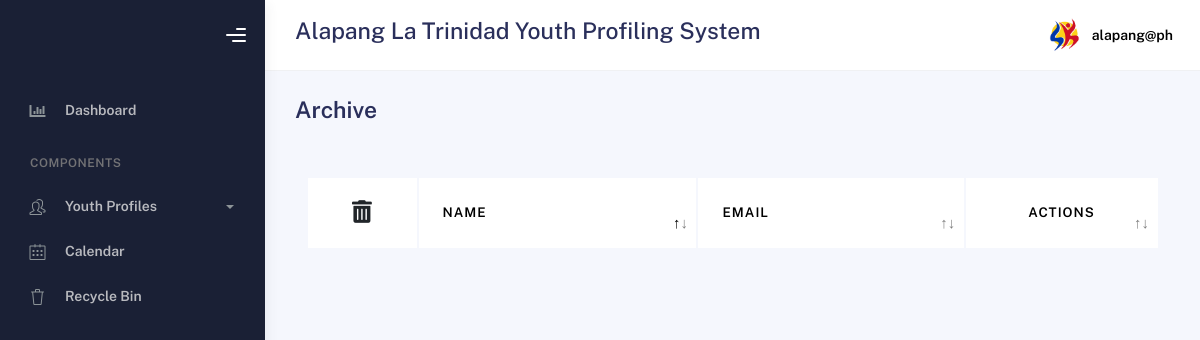
Before: /user/archive.php (signed in) with the older database file.
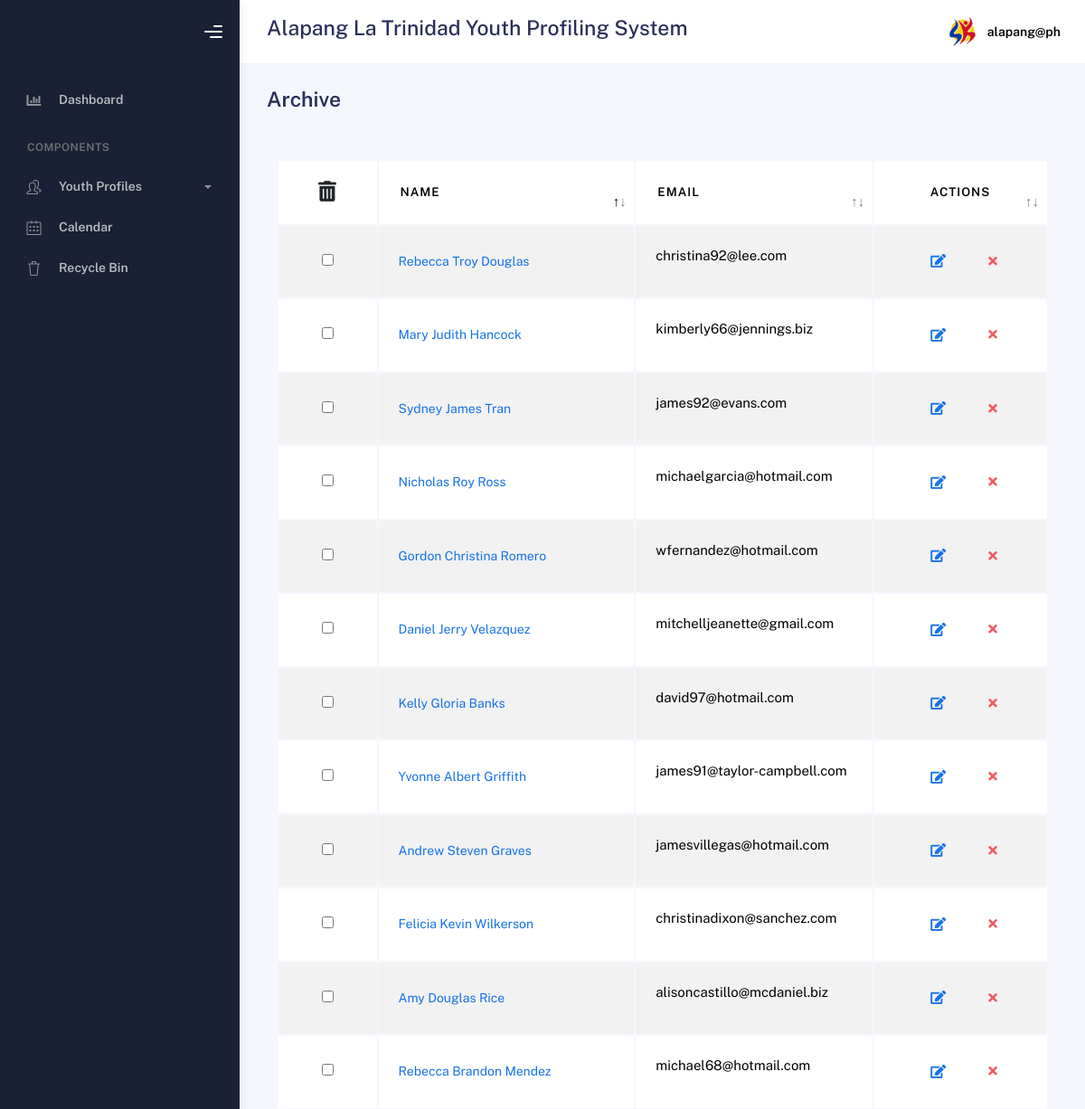
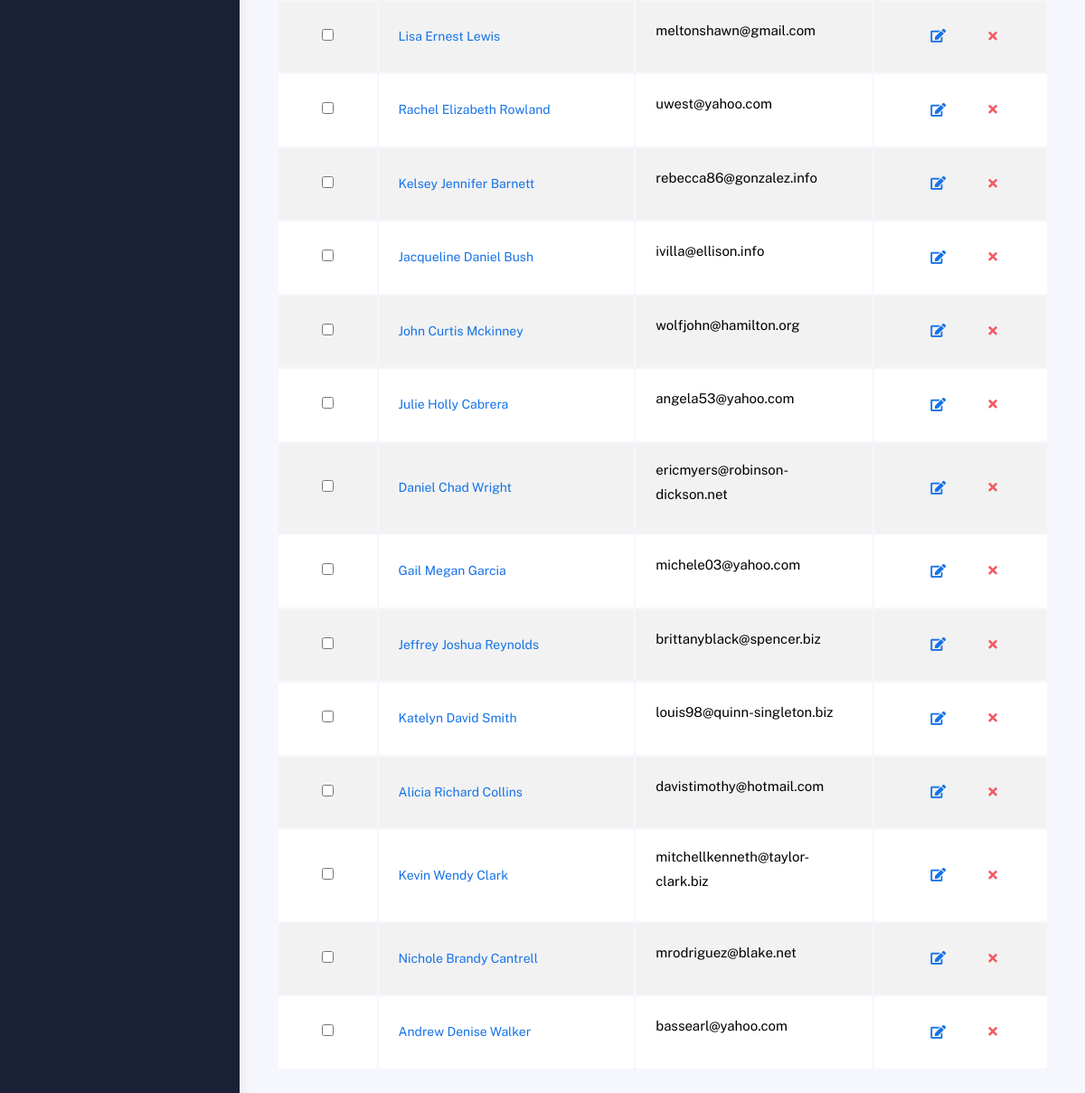
After: the same page with the newer database file (2 pictures, top to bottom).
### tables this page shows
CREATE TABLE `barangay` (
  `ID` int(11) NOT NULL,
  `Brngy` varchar(50) NOT NULL,
  `Code` varchar(2) NOT NULL
);

CREATE TABLE `profiles_archive` (
  `id` int(11) NOT NULL,
  `lname` varchar(100) DEFAULT NULL,
  `fname` varchar(100) DEFAULT NULL,
  `mname` varchar(100) DEFAULT NULL,
  `suffix` varchar(20) DEFAULT NULL,
  `region` varchar(100) DEFAULT NULL,
  `province` varchar(100) DEFAULT NULL,
  `municipality` varchar(100) DEFAULT NULL,
  `barangay` varchar(100) DEFAULT NULL,
  `sitio` varchar(50) DEFAULT NULL,
  `purok` varchar(100) DEFAULT NULL,
  `house_number` varchar(50) DEFAULT NULL,
  `sex` varchar(10) DEFAULT NULL,
  `age` int(11) DEFAULT NULL,
  `youth_with_needs` varchar(100) DEFAULT NULL,
  `email` varchar(100) DEFAULT NULL,
  `birth_month` varchar(20) DEFAULT NULL,
  `birth_day` varchar(20) DEFAULT NULL,
  `birth_year` varchar(20) DEFAULT NULL,
  `contactnumber` varchar(20) DEFAULT NULL,
  `civil_status` varchar(20) DEFAULT NULL,
  `youth_classification` varchar(100) DEFAULT NULL,
  `age_group` varchar(50) DEFAULT NULL,
  `work_status` varchar(50) DEFAULT NULL,
  `educational_background` varchar(50) DEFAULT NULL,
  `register_sk_voter` varchar(50) DEFAULT NULL,
  `voted_last_election` varchar(3) DEFAULT NULL,
  `national_voter` varchar(100) DEFAULT NULL,
  `attended_kk` varchar(3) DEFAULT NULL,
  `times_attended_kk` int(11) DEFAULT NULL,
  `no_why` varchar(100) DEFAULT NULL,
  `barangay_code` varchar(50) DEFAULT NULL
);

### user/archive.php (the view, shortened to what this page needs)
<?php
include ("../connection/conne.php");
if (isset($_SESSION['role'])) {
    $barangay_code = $_SESSION['code'];
} else {
    echo "Role information not found. Please contact administrator.";
    exit();
}
$fetch_profiles = "SELECT * FROM profiles_archive WHERE barangay_code = '$barangay_code'";
$result = mysqli_query($conn, $fetch_profiles);
$barangay_code = "";
$code = $_SESSION['code'];
$fetch_barangay = "SELECT * FROM barangay WHERE CODE = '$code' ";
$fetch_barangay_result = mysqli_query($conn, $fetch_barangay);
while ($row = mysqli_fetch_assoc($fetch_barangay_result)) {
    $barangay_code = $row['Brngy'];
}
?>
<!DOCTYPE html>
<html lang="en">
<head>
    <link rel="stylesheet" href="../bootstrap/assets/css/bootstrap.min.css" />
    <link rel="stylesheet" href="../bootstrap/assets/css/plugins.min.css" />
    <link rel="stylesheet" href="../bootstrap/assets/css/kaiadmin.min.css" />
</head>
<body>
    <div class="wrapper">
        <div class="sidebar" data-background-color="dark">
            <div class="sidebar-logo">
                <div class="logo-header" data-background-color="dark">
                    <div class="nav-toggle">
                        <button class="btn btn-toggle toggle-sidebar">
                            <i class="gg-menu-right"></i>
                        </button>
                    </div>
                </div>
            </div>
            <div class="sidebar-wrapper scrollbar scrollbar-inner">
                <div class="sidebar-content">
                    <ul class="nav nav-secondary">
                        <li class="nav-item">
                            <a href="homepage.php" aria-expanded="false">
                                <i class="fas fa-chart-bar"></i>
                                <p>Dashboard</p>
                            </a>
                        </li>
                        <li class="nav-section">
                            <h4 class="text-section">Components</h4>
                        </li>
                        <li class="nav-item">
                            <a data-bs-toggle="collapse" href="#tables">
                                <i class="fas icon-people"></i>
                                <p>Youth Profiles</p>
                                <span class="caret"></span>
                            </a>
                        </li>
                        <li class="nav-item">
                        <li class="nav-item">
                            <a href="calendar.php">
                                <i class="fas icon-calendar"></i>
                                <p>Calendar</p>
                            </a>
                        </li>
                        <li class="nav-item">
                            <a href="recycle.php">
                                <i class="fas icon-trash"></i>
                                <p>Recycle Bin</p>
                            </a>
                        </li>
                    </ul>
                </div>
            </div>
        </div>
        <div class="main-panel">
            <div class="main-header">
                <nav class="navbar navbar-header navbar-header-transparent navbar-expand-lg border-bottom">
                    <div class="container-fluid">
                        <h3><?php echo $barangay_code; ?> La Trinidad Youth Profiling System</h3>
                        <ul class="navbar-nav topbar-nav ms-md-auto align-items-center">
                            <li class="nav-item topbar-user dropdown hidden-caret">
                                <a class="dropdown-toggle profile-pic" data-bs-toggle="dropdown" aria-expanded="false">
                                    <div class="avatar-sm">
                                        <img src="../bootstrap/assets/img/profile.jpg" alt="..."
                                            class="avatar-img rounded-circle" />
                                    </div>
                                    <span class="profile-username">
                                        <span class="fw-bold"><?php echo $_SESSION['email']; ?></span>
                                    </span>
                                </a>
                            </li>
                        </ul>
                    </div>
                </nav>
            </div>
            <div class="container">
                <div class="page-inner">
                    <div class="page-header">
                        <h3 class="fw-bold mb-3">Archive</h3>
                    </div>
                    <div class="card-body">
                        <div class="table-responsive">
                            <div id="basic-datatables_wrapper" class="dataTables_wrapper container-fluid dt-bootstrap4">
                                <div class="row">
                                    <div class="col-sm-12">
                                        <table id="basic-datatables"
                                            class="display table table-striped table-hover dataTable" role="grid"
                                            aria-describedby="basic-datatables_info">
                                            <thead>
                                                <tr role="row">
                                                    <th tabindex="0" aria-controls="basic-datatables" rowspan="1"
                                                        colspan="1" style="width: 30.516px;">
                                                        <center><button type="button" class="btn btn-default"
                                                                data-bs-toggle="tooltip" title="Delete Selected"
                                                                onclick="showDeleteConfirmationMultiple(event);">
                                                                <i style="font-size: 17pt" class="fa fa-trash-alt"></i>
                                                            </button></center>
                                                    </th>
                                                    <th class="sorting_asc" tabindex="0"
                                                        aria-controls="basic-datatables" rowspan="1" colspan="1"
                                                        aria-sort="ascending"
                                                        aria-label="Name: activate to sort column descending"
                                                        style="width: 365.516px;">Name</th>
                                                    <th class="sorting" tabindex="0" aria-controls="basic-datatables"
                                                        rowspan="1" colspan="1"
                                                        aria-label="Position: activate to sort column ascending"
                                                        style="width: 341.766px;">Email</th>
                                                    <th class="sorting" tabindex="0" aria-controls="basic-datatables"
                                                        rowspan="1" colspan="1"
                                                        aria-label="Office: activate to sort column ascending"
                                                        style="width: 200.266px;">
                                                        <center>Actions</center>
                                                    </th>
                                                </tr>
                                            </thead>
                                            <tbody>
                                                <?php while ($row = mysqli_fetch_assoc($result)) { ?>
                                                    <tr>
                                                        <td>
                                                            <center><input type="checkbox" name="selectedProfiles[]"
                                                            value="<?= $row['id']; ?>"></center>
                                                        </td>
                                                        <td><a href="#" class="profileNameLink" data-id="<?= $row['id']; ?>"
                                                            data-fullname="<?= $row['fname'] . ' ' . $row['mname'] . ' ' . $row['lname']; ?>"
                                                            data-address="<?= $row['house_number'] . ', ' . $row['purok'] . ', ' . $row['sitio'] . ', ' . $row['barangay'] . ', ' . $row['municipality'] . ', ' . $row['province'] . ', ' . $row['region']; ?>"
                                                            data-sex="<?= $row['sex']; ?>"
                                                            data-age="<?= $row['age']; ?>"
                                                            data-email="<?= $row['email']; ?>"
                                                            data-birthday="<?= $row['birth_month'] . '/' . $row['birth_day'] . '/' . $row['birth_year']; ?>"
                                                            data-youth_with_needs="<?= $row['youth_with_needs']; ?>"
                                                            data-email="<?= $row['email']; ?>"
                                                            data-contact_number="<?= $row['contactnumber']; ?>"
                                                            data-civil_status="<?= $row['civil_status']; ?>"
                                                            data-age_group="<?= $row['age_group']; ?>"
                                                            data-educational_background="<?= $row['educational_background']; ?>"
                                                            data-youth_classification="<?= $row['youth_classification']; ?>"
                                                            data-work_status="<?= $row['work_status']; ?>"
                                                            data-national_voter="<?= $row['national_voter']; ?>"
                                                            data-register_sk_voter="<?= $row['register_sk_voter']; ?>"
                                                            data-voted_last_election="<?= $row['voted_last_election']; ?>"
                                                            data-times_attended="<?= $row['times_attended_kk']; ?>"
                                                            data-reason="<?= $row['no_why']; ?>"
                                                            data-bs-toggle="modal"
                                                            data-bs-target="#modal-default"><?= $row['fname'] . ' ' . $row['mname'] . ' ' . $row['lname']; ?></a>
                                                        </td>
                                                        <td>
                                                            <p style="text-transform:lowercase"><?= $row['email']; ?></p>
                                                        </td>
                                                        <td>
                                                            <center><a href="update_archive.php?id=<?= $row['id']; ?>"
                                                                class="btn btn-link btn-primary btn-lg"><i
                                                                    class="fa fa-edit"></i></a><a href="#"
                                                                class="btn btn-link btn-danger"
                                                                onclick="showDeleteConfirmation(event, <?= htmlspecialchars($row['id']); ?>);"><i
                                                                class="fa fa-times"></i></a></center>
                                                        </td>
                                                    </tr>
                                                <?php } ?>
                                            </tbody>
                                        </table>
                                    </div>
                                </div>
                            </div>
                        </div>
                    </div>
                </div>
            </div>
        </div>
    </div>
</body>
</html>

Changed rows visible on the page:
added profiles_archive: fname "Rebecca", mname "Troy", lname "Douglas", email "christina92@lee.com"
added profiles_archive: fname "Mary", mname "Judith", lname "Hancock", email "kimberly66@jennings.biz"
added profiles_archive: fname "Sydney", mname "James", lname "Tran", email "james92@evans.com"
added profiles_archive: fname "Nicholas", mname "Roy", lname "Ross", email "michaelgarcia@hotmail.com"
added profiles_archive: fname "Gordon", mname "Christina", lname "Romero", email "wfernandez@hotmail.com"
added profiles_archive: fname "Daniel", mname "Jerry", lname "Velazquez", email "mitchelljeanette@gmail.com"
added profiles_archive: fname "Kelly", mname "Gloria", lname "Banks", email "david97@hotmail.com"
added profiles_archive: fname "Yvonne", mname "Albert", lname "Griffith", email "james91@taylor-campbell.com"
added profiles_archive: fname "Andrew", mname "Steven", lname "Graves", email "jamesvillegas@hotmail.com"
added profiles_archive: fname "Felicia", mname "Kevin", lname "Wilkerson", email "christinadixon@sanchez.com"
added profiles_archive: fname "Amy", mname "Douglas", lname "Rice", email "alisoncastillo@mcdaniel.biz"
added profiles_archive: fname "Rebecca", mname "Brandon", lname "Mendez", email "michael68@hotmail.com"
added profiles_archive: fname "Lisa", mname "Ernest", lname "Lewis", email "meltonshawn@gmail.com"
added profiles_archive: fname "Rachel", mname "Elizabeth", lname "Rowland", email "uwest@yahoo.com"
added profiles_archive: fname "Kelsey", mname "Jennifer", lname "Barnett", email "rebecca86@gonzalez.info"
added profiles_archive: fname "Jacqueline", mname "Daniel", lname "Bush", email "ivilla@ellison.info"
added profiles_archive: fname "John", mname "Curtis", lname "Mckinney", email "wolfjohn@hamilton.org"
added profiles_archive: fname "Julie", mname "Holly", lname "Cabrera", email "angela53@yahoo.com"
added profiles_archive: fname "Daniel", mname "Chad", lname "Wright", email "ericmyers@robinson-dickson.net"
added profiles_archive: fname "Gail", mname "Megan", lname "Garcia", email "michele03@yahoo.com"
added profiles_archive: fname "Jeffrey", mname "Joshua", lname "Reynolds", email "brittanyblack@spencer.biz"
added profiles_archive: fname "Katelyn", mname "David", lname "Smith", email "louis98@quinn-singleton.biz"
added profiles_archive: fname "Alicia", mname "Richard", lname "Collins", email "davistimothy@hotmail.com"
added profiles_archive: fname "Kevin", mname "Wendy", lname "Clark", email "mitchellkenneth@taylor-clark.biz"
added profiles_archive: fname "Nichole", mname "Brandy", lname "Cantrell", email "mrodriguez@blake.net"
added profiles_archive: fname "Andrew", mname "Denise", lname "Walker", email "bassearl@yahoo.com"
